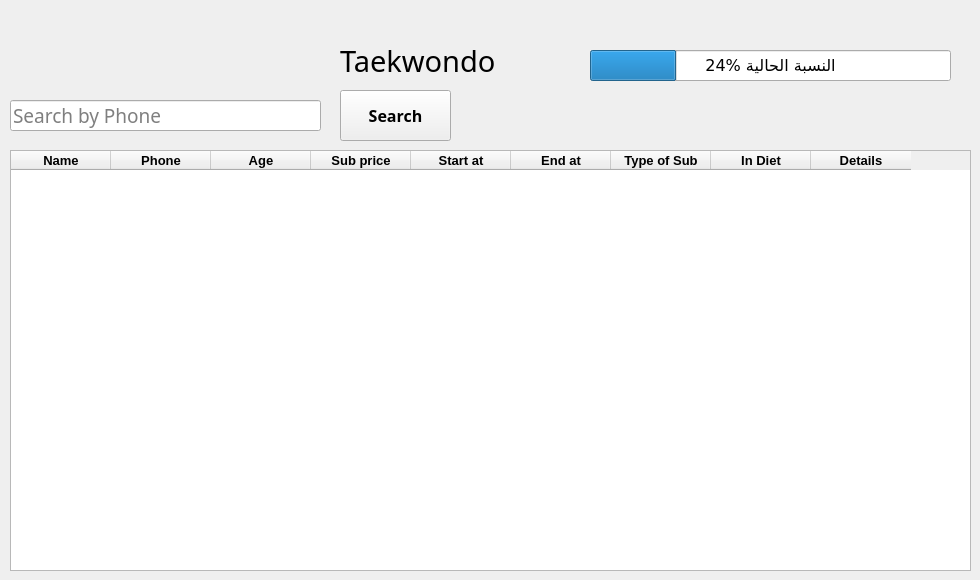
    <widget class="QWidget" name="tab_7">
     <attribute name="title">
      <string>Taekwondo</string>
     </attribute>
     <widget class="QLineEdit" name="lineEdit_16">
      <property name="geometry">
       <rect>
        <x>10</x>
        <y>100</y>
        <width>311</width>
        <height>31</height>
       </rect>
      </property>
      <property name="font">
       <font>
        <family>Javanese Text</family>
        <pointsize>14</pointsize>
       </font>
      </property>
      <property name="placeholderText">
       <string>Search by Phone</string>
      </property>
     </widget>
     <widget class="QPushButton" name="pushButton_35">
      <property name="geometry">
       <rect>
        <x>340</x>
        <y>90</y>
        <width>111</width>
        <height>51</height>
       </rect>
      </property>
      <property name="font">
       <font>
        <family>Javanese Text</family>
        <pointsize>12</pointsize>
        <weight>75</weight>
        <bold>true</bold>
       </font>
      </property>
      <property name="cursor">
       <cursorShape>PointingHandCursor</cursorShape>
      </property>
      <property name="text">
       <string>Search</string>
      </property>
     </widget>
     <widget class="QTableWidget" name="tableWidget_6">
      <property name="geometry">
       <rect>
        <x>10</x>
        <y>150</y>
        <width>961</width>
        <height>421</height>
       </rect>
      </property>
      <property name="font">
       <font>
        <pointsize>10</pointsize>
        <weight>75</weight>
        <bold>true</bold>
       </font>
      </property>
      <column>
       <property name="text">
        <string>Name</string>
       </property>
       <property name="font">
        <font>
         <pointsize>10</pointsize>
         <weight>75</weight>
         <bold>true</bold>
        </font>
       </property>
       <property name="textAlignment">
        <set>AlignCenter</set>
       </property>
      </column>
      <column>
       <property name="text">
        <string>Phone</string>
       </property>
       <property name="font">
        <font>
         <pointsize>10</pointsize>
         <weight>75</weight>
         <bold>true</bold>
        </font>
       </property>
       <property name="textAlignment">
        <set>AlignCenter</set>
       </property>
      </column>
      <column>
       <property name="text">
        <string>Age</string>
       </property>
       <property name="font">
        <font>
         <pointsize>10</pointsize>
         <weight>75</weight>
         <bold>true</bold>
        </font>
       </property>
       <property name="textAlignment">
        <set>AlignCenter</set>
       </property>
      </column>
      <column>
       <property name="text">
        <string>Sub price</string>
       </property>
       <property name="font">
        <font>
         <pointsize>10</pointsize>
         <weight>75</weight>
         <bold>true</bold>
        </font>
       </property>
       <property name="textAlignment">
        <set>AlignCenter</set>
       </property>
      </column>
      <column>
       <property name="text">
        <string>Start at</string>
       </property>
       <property name="font">
        <font>
         <pointsize>10</pointsize>
         <weight>75</weight>
         <bold>true</bold>
        </font>
       </property>
       <property name="textAlignment">
        <set>AlignCenter</set>
       </property>
      </column>
      <column>
       <property name="text">
        <string>End at</string>
       </property>
       <property name="font">
        <font>
         <family>MS Shell Dlg 2</family>
         <pointsize>10</pointsize>
         <weight>75</weight>
         <bold>true</bold>
        </font>
       </property>
       <property name="textAlignment">
        <set>AlignCenter</set>
       </property>
      </column>
      <column>
       <property name="text">
        <string>Type of Sub</string>
       </property>
       <property name="font">
        <font>
         <pointsize>10</pointsize>
         <weight>75</weight>
         <bold>true</bold>
        </font>
       </property>
       <property name="textAlignment">
        <set>AlignCenter</set>
       </property>
      </column>
      <column>
       <property name="text">
        <string>In Diet</string>
       </property>
       <property name="font">
        <font>
         <pointsize>10</pointsize>
         <weight>75</weight>
         <bold>true</bold>
        </font>
       </property>
       <property name="textAlignment">
        <set>AlignCenter</set>
       </property>
      </column>
      <column>
       <property name="text">
        <string>Details</string>
       </property>
       <property name="font">
        <font>
         <pointsize>10</pointsize>
         <weight>75</weight>
         <bold>true</bold>
        </font>
       </property>
       <property name="textAlignment">
        <set>AlignCenter</set>
       </property>
      </column>
     </widget>
     <widget class="QLabel" name="label_27">
      <property name="geometry">
       <rect>
        <x>340</x>
        <y>30</y>
        <width>171</width>
        <height>61</height>
       </rect>
      </property>
      <property name="font">
       <font>
        <family>Javanese Text</family>
        <pointsize>22</pointsize>
       </font>
      </property>
      <property name="text">
       <string>Taekwondo</string>
      </property>
     </widget>
     <widget class="QProgressBar" name="progressBar_5">
      <property name="geometry">
       <rect>
        <x>590</x>
        <y>50</y>
        <width>361</width>
        <height>31</height>
       </rect>
      </property>
      <property name="font">
       <font>
        <family>MS Reference Sans Serif</family>
        <pointsize>12</pointsize>
        <weight>50</weight>
        <italic>false</italic>
        <bold>false</bold>
       </font>
      </property>
      <property name="value">
       <number>24</number>
      </property>
      <property name="format">
       <string>%p% النسبة الحالية</string>
      </property>
     </widget>
    </widget>
